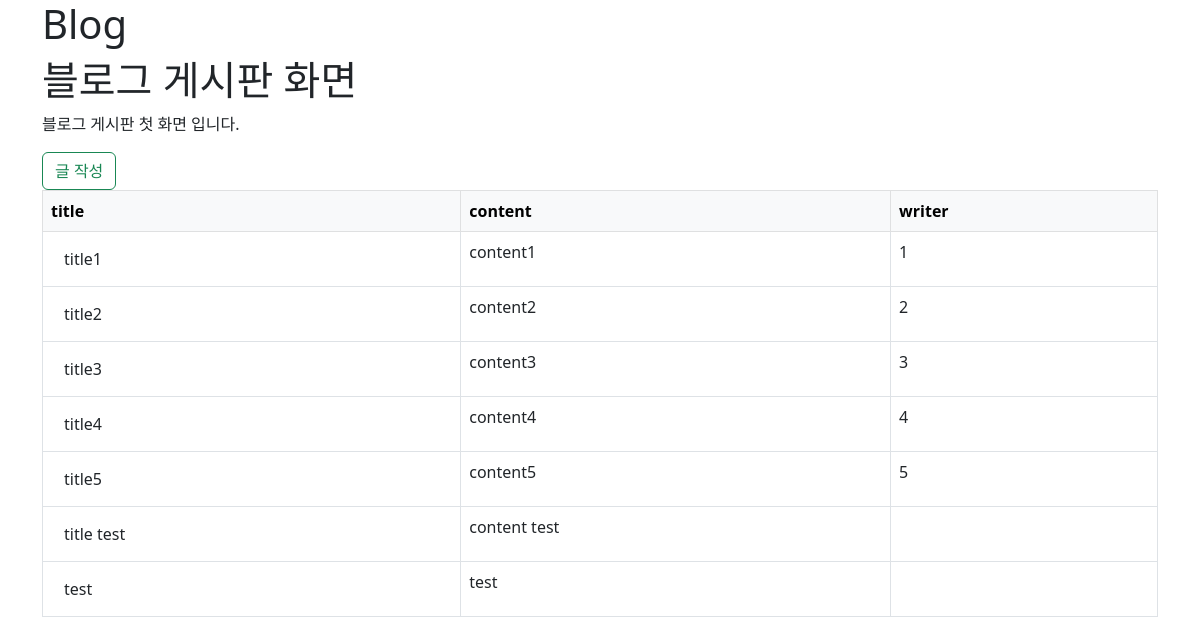
The page /blog/ on the database as committed earlier.
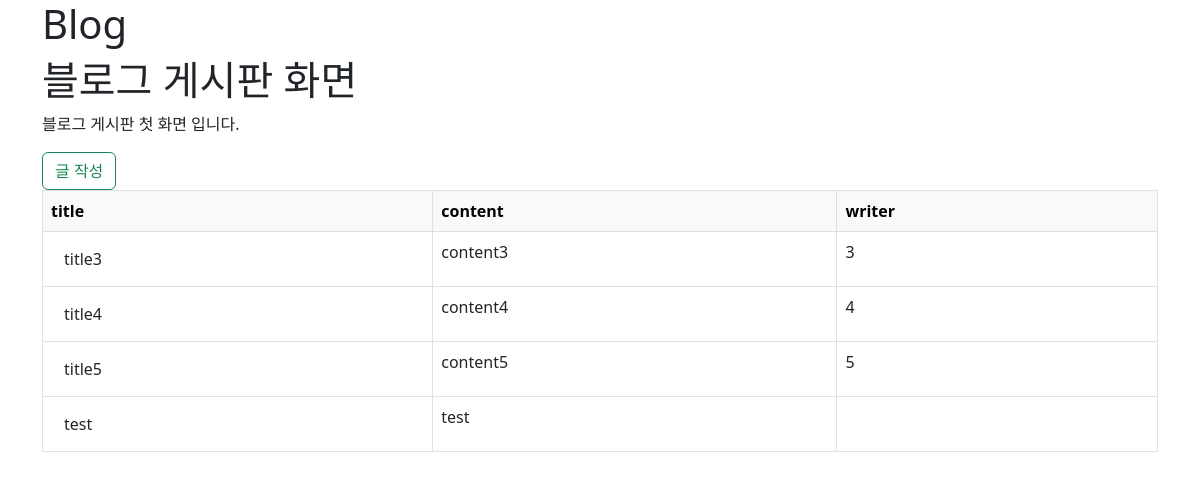
The same page on the database as committed later.
### blog/models.py (models this page shows)
class Post(models.Model):
    title = models.CharField(max_length=30)
    content = models.TextField()
    writer = models.CharField(max_length=10)
    created_at = models.DateTimeField(auto_now_add=True)
    updated_at = models.DateTimeField(auto_now=True)

### blog/views.py (the view)
# urls.py: path("", views.List.as_view(), name='list'), # /blog/
class List(ListView):
    model = Post # 모델
    template_name = 'blog/post_list.html' # 템플릿
    context_object_name = 'posts' # 변수 값의 이름

### blog/templates/blog/post_list.html
{% extends 'blog/base.html' %}
{% block content %}
<h1>블로그 게시판 화면</h1>
<p>블로그 게시판 첫 화면 입니다.</p>
<a href="{% url 'blog:write' %}" class='btn btn-outline-success'>글 작성</a>
{% if posts %}
    <table class='table table-bordered'>
        <thead class="table-light">
            <tr>
                <th>title</th>
                <th>content</th>
                <th>writer</th>
            </tr>
        </thead>
            {% for post in posts %}
            <tr>
                <td><a href="{% url 'blog:detail' pk=post.pk %}" class='btn'>{{ post.title }} </a></td>
                <td>{{ post.content }}</td>
                <td>{{ post.writer }}</td>
            </tr>
            {% endfor %}
        </table>
        {% else %}
        <p>작성된 게시글이 없습니다.</p>
        {% endif %}
{% endblock %}

Rows that differ between the two databases and show on the page:
removed Post: title "title1", content "content1", writer "1"
removed Post: title "title2", content "content2", writer "2"
removed Post: title "title test", content "content test"
